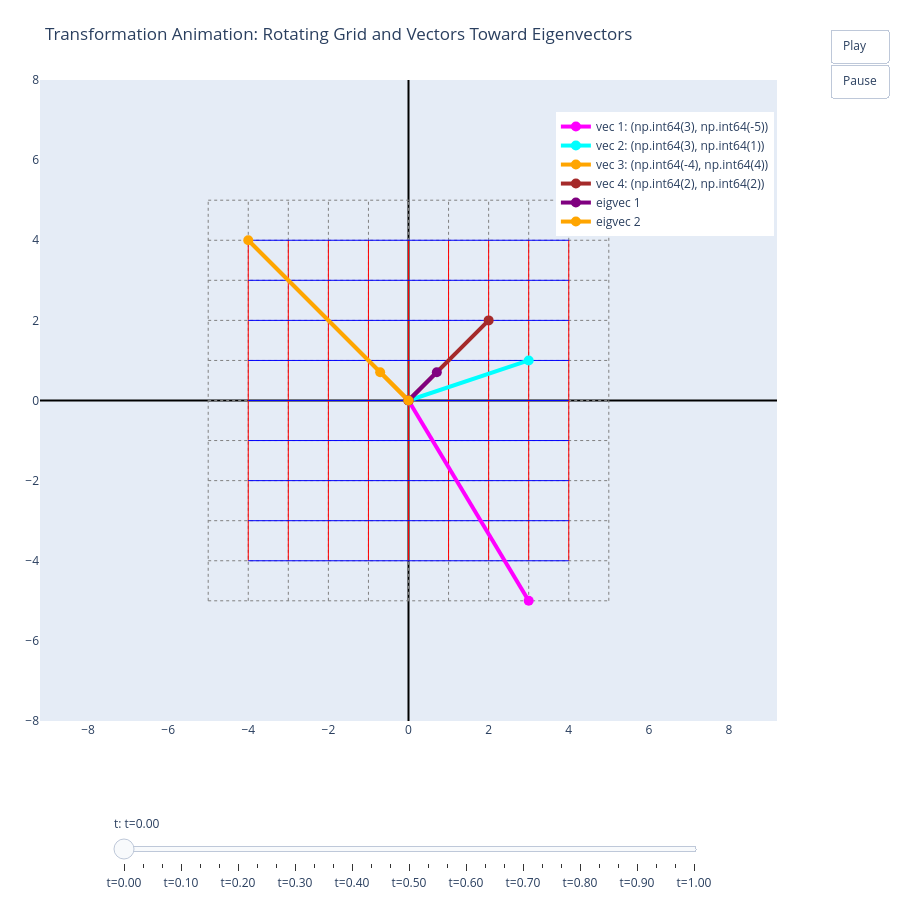

The code cell stored with this chart in its notebook:
### Markdown cell above
## Eigenvectors and Eigenvalues

### Code cell
# Define the transformation matrix A
A = np.array([[5/4, 3/4],
            [3/4, 5/4]])

# Vectors to show
v3 = np.array([3, -5])
v4 = np.array([3, 1])
v5 = np.array([-4, 4])
v6 = np.array([2, 2])

fig = show_eigen_directions(A, [v3, v4, v5, v6])

fig.show()

### Figure 1 — Plotly figure (JSON) as saved in the notebook; plotly's stock layout.template omitted (floating-point values rounded to 4 significant figures)
{"data": [{"hoverinfo": "skip", "line": {"color": "gray", "dash": "dot", "width": 1}, "mode": "lines", "showlegend": false, "type": "scatter", "x": [-5, -5], "y": [-5, 5]}, {"hoverinfo": "skip", "line": {"color": "gray", "dash": "dot", "width": 1}, "mode": "lines", "showlegend": false, "type": "scatter", "x": [-4, -4], "y": [-5, 5]}, {"hoverinfo": "skip", "line": {"color": "gray", "dash": "dot", "width": 1}, "mode": "lines", "showlegend": false, "type": "scatter", "x": [-3, -3], "y": [-5, 5]}, {"hoverinfo": "skip", "line": {"color": "gray", "dash": "dot", "width": 1}, "mode": "lines", "showlegend": false, "type": "scatter", "x": [-2, -2], "y": [-5, 5]}, {"hoverinfo": "skip", "line": {"color": "gray", "dash": "dot", "width": 1}, "mode": "lines", "showlegend": false, "type": "scatter", "x": [-1, -1], "y": [-5, 5]}, {"hoverinfo": "skip", "line": {"color": "gray", "dash": "dot", "width": 1}, "mode": "lines", "showlegend": false, "type": "scatter", "x": [0, 0], "y": [-5, 5]}, {"hoverinfo": "skip", "line": {"color": "gray", "dash": "dot", "width": 1}, "mode": "lines", "showlegend": false, "type": "scatter", "x": [1, 1], "y": [-5, 5]}, {"hoverinfo": "skip", "line": {"color": "gray", "dash": "dot", "width": 1}, "mode": "lines", "showlegend": false, "type": "scatter", "x": [2, 2], "y": [-5, 5]}, {"hoverinfo": "skip", "line": {"color": "gray", "dash": "dot", "width": 1}, "mode": "lines", "showlegend": false, "type": "scatter", "x": [3, 3], "y": [-5, 5]}, {"hoverinfo": "skip", "line": {"color": "gray", "dash": "dot", "width": 1}, "mode": "lines", "showlegend": false, "type": "scatter", "x": [4, 4], "y": [-5, 5]}, {"hoverinfo": "skip", "line": {"color": "gray", "dash": "dot", "width": 1}, "mode": "lines", "showlegend": false, "type": "scatter", "x": [5, 5], "y": [-5, 5]}, {"hoverinfo": "skip", "line": {"color": "gray", "dash": "dot", "width": 1}, "mode": "lines", "showlegend": false, "type": "scatter", "x": [-5, 5], "y": [-5, -5]}, {"hoverinfo": "skip", "line": {"color": "gray", "dash": "dot", "width": 1}, "mode": "lines", "showlegend": false, "type": "scatter", "x": [-5, 5], "y": [-4, -4]}, {"hoverinfo": "skip", "line": {"color": "gray", "dash": "dot", "width": 1}, "mode": "lines", "showlegend": false, "type": "scatter", "x": [-5, 5], "y": [-3, -3]}, {"hoverinfo": "skip", "line": {"color": "gray", "dash": "dot", "width": 1}, "mode": "lines", "showlegend": false, "type": "scatter", "x": [-5, 5], "y": [-2, -2]}, {"hoverinfo": "skip", "line": {"color": "gray", "dash": "dot", "width": 1}, "mode": "lines", "showlegend": false, "type": "scatter", "x": [-5, 5], "y": [-1, -1]}, {"hoverinfo": "skip", "line": {"color": "gray", "dash": "dot", "width": 1}, "mode": "lines", "showlegend": false, "type": "scatter", "x": [-5, 5], "y": [0, 0]}, {"hoverinfo": "skip", "line": {"color": "gray", "dash": "dot", "width": 1}, "mode": "lines", "showlegend": false, "type": "scatter", "x": [-5, 5], "y": [1, 1]}, {"hoverinfo": "skip", "line": {"color": "gray", "dash": "dot", "width": 1}, "mode": "lines", "showlegend": false, "type": "scatter", "x": [-5, 5], "y": [2, 2]}, {"hoverinfo": "skip", "line": {"color": "gray", "dash": "dot", "width": 1}, "mode": "lines", "showlegend": false, "type": "scatter", "x": [-5, 5], "y": [3, 3]}, {"hoverinfo": "skip", "line": {"color": "gray", "dash": "dot", "width": 1}, "mode": "lines", "showlegend": false, "type": "scatter", "x": [-5, 5], "y": [4, 4]}, {"hoverinfo": "skip", "line": {"color": "gray", "dash": "dot", "width": 1}, "mode": "lines", "showlegend": false, "type": "scatter", "x": [-5, 5], "y": [5, 5]}, {"hoverinfo": "skip", "line": {"color": "red", "width": 1}, "mode": "lines", "showlegend": false, "type": "scatter", "x": [-4, -4], "y": [-4, 4]}, {"hoverinfo": "skip", "line": {"color": "red", "width": 1}, "mode": "lines", "showlegend": false, "type": "scatter", "x": [-3, -3], "y": [-4, 4]}, {"hoverinfo": "skip", "line": {"color": "red", "width": 1}, "mode": "lines", "showlegend": false, "type": "scatter", "x": [-2, -2], "y": [-4, 4]}, {"hoverinfo": "skip", "line": {"color": "red", "width": 1}, "mode": "lines", "showlegend": false, "type": "scatter", "x": [-1, -1], "y": [-4, 4]}, {"hoverinfo": "skip", "line": {"color": "red", "width": 1}, "mode": "lines", "showlegend": false, "type": "scatter", "x": [0, 0], "y": [-4, 4]}, {"hoverinfo": "skip", "line": {"color": "red", "width": 1}, "mode": "lines", "showlegend": false, "type": "scatter", "x": [1, 1], "y": [-4, 4]}, {"hoverinfo": "skip", "line": {"color": "red", "width": 1}, "mode": "lines", "showlegend": false, "type": "scatter", "x": [2, 2], "y": [-4, 4]}, {"hoverinfo": "skip", "line": {"color": "red", "width": 1}, "mode": "lines", "showlegend": false, "type": "scatter", "x": [3, 3], "y": [-4, 4]}, {"hoverinfo": "skip", "line": {"color": "red", "width": 1}, "mode": "lines", "showlegend": false, "type": "scatter", "x": [4, 4], "y": [-4, 4]}, {"hoverinfo": "skip", "line": {"color": "blue", "width": 1}, "mode": "lines", "showlegend": false, "type": "scatter", "x": [-4, 4], "y": [-4, -4]}, {"hoverinfo": "skip", "line": {"color": "blue", "width": 1}, "mode": "lines", "showlegend": false, "type": "scatter", "x": [-4, 4], "y": [-3, -3]}, {"hoverinfo": "skip", "line": {"color": "blue", "width": 1}, "mode": "lines", "showlegend": false, "type": "scatter", "x": [-4, 4], "y": [-2, -2]}, {"hoverinfo": "skip", "line": {"color": "blue", "width": 1}, "mode": "lines", "showlegend": false, "type": "scatter", "x": [-4, 4], "y": [-1, -1]}, {"hoverinfo": "skip", "line": {"color": "blue", "width": 1}, "mode": "lines", "showlegend": false, "type": "scatter", "x": [-4, 4], "y": [0, 0]}, {"hoverinfo": "skip", "line": {"color": "blue", "width": 1}, "mode": "lines", "showlegend": false, "type": "scatter", "x": [-4, 4], "y": [1, 1]}, {"hoverinfo": "skip", "line": {"color": "blue", "width": 1}, "mode": "lines", "showlegend": false, "type": "scatter", "x": [-4, 4], "y": [2, 2]}, {"hoverinfo": "skip", "line": {"color": "blue", "width": 1}, "mode": "lines", "showlegend": false, "type": "scatter", "x": [-4, 4], "y": [3, 3]}, {"hoverinfo": "skip", "line": {"color": "blue", "width": 1}, "mode": "lines", "showlegend": false, "type": "scatter", "x": [-4, 4], "y": [4, 4]}, {"line": {"color": "magenta", "width": 4}, "marker": {"size": 10}, "mode": "lines+markers", "name": "vec 1: (np.int64(3), np.int64(-5))", "type": "scatter", "x": [0, 3], "y": [0, -5]}, {"line": {"color": "cyan", "width": 4}, "marker": {"size": 10}, "mode": "lines+markers", "name": "vec 2: (np.int64(3), np.int64(1))", "type": "scatter", "x": [0, 3], "y": [0, 1]}, {"line": {"color": "orange", "width": 4}, "marker": {"size": 10}, "mode": "lines+markers", "name": "vec 3: (np.int64(-4), np.int64(4))", "type": "scatter", "x": [0, -4], "y": [0, 4]}, {"line": {"color": "brown", "width": 4}, "marker": {"size": 10}, "mode": "lines+markers", "name": "vec 4: (np.int64(2), np.int64(2))", "type": "scatter", "x": [0, 2], "y": [0, 2]}, {"line": {"color": "purple", "width": 4}, "marker": {"size": 10}, "mode": "lines+markers", "name": "eigvec 1", "type": "scatter", "x": [0, 0.7071], "y": [0, 0.7071]}, {"line": {"color": "orange", "width": 4}, "marker": {"size": 10}, "mode": "lines+markers", "name": "eigvec 2", "type": "scatter", "x": [0, -0.7071], "y": [0, 0.7071]}], "layout": {"height": 900, "legend": {"x": 0.7, "y": 0.95}, "margin": {"b": 40, "l": 40, "r": 40, "t": 80}, "sliders": [{"active": 0, "currentvalue": {"prefix": "t: "}, "len": 0.8, "pad": {"b": 0, "t": 40}, "steps": [{"args": [["frame_0"], {"frame": {"duration": 0, "redraw": true}, "mode": "immediate", "transition": {"duration": 0}}], "label": "t=0.00", "method": "animate"}, {"args": [["frame_1"], {"frame": {"duration": 0, "redraw": true}, "mode": "immediate", "transition": {"duration": 0}}], "label": "t=0.03", "method": "animate"}, {"args": [["frame_2"], {"frame": {"duration": 0, "redraw": true}, "mode": "immediate", "transition": {"duration": 0}}], "label": "t=0.07", "method": "animate"}, {"args": [["frame_3"], {"frame": {"duration": 0, "redraw": true}, "mode": "immediate", "transition": {"duration": 0}}], "label": "t=0.10", "method": "animate"}, {"args": [["frame_4"], {"frame": {"duration": 0, "redraw": true}, "mode": "immediate", "transition": {"duration": 0}}], "label": "t=0.13", "method": "animate"}, {"args": [["frame_5"], {"frame": {"duration": 0, "redraw": true}, "mode": "immediate", "transition": {"duration": 0}}], "label": "t=0.17", "method": "animate"}, {"args": [["frame_6"], {"frame": {"duration": 0, "redraw": true}, "mode": "immediate", "transition": {"duration": 0}}], "label": "t=0.20", "method": "animate"}, {"args": [["frame_7"], {"frame": {"duration": 0, "redraw": true}, "mode": "immediate", "transition": {"duration": 0}}], "label": "t=0.23", "method": "animate"}, {"args": [["frame_8"], {"frame": {"duration": 0, "redraw": true}, "mode": "immediate", "transition": {"duration": 0}}], "label": "t=0.27", "method": "animate"}, {"args": [["frame_9"], {"frame": {"duration": 0, "redraw": true}, "mode": "immediate", "transition": {"duration": 0}}], "label": "t=0.30", "method": "animate"}, {"args": [["frame_10"], {"frame": {"duration": 0, "redraw": true}, "mode": "immediate", "transition": {"duration": 0}}], "label": "t=0.33", "method": "animate"}, {"args": [["frame_11"], {"frame": {"duration": 0, "redraw": true}, "mode": "immediate", "transition": {"duration": 0}}], "label": "t=0.37", "method": "animate"}, {"args": [["frame_12"], {"frame": {"duration": 0, "redraw": true}, "mode": "immediate", "transition": {"duration": 0}}], "label": "t=0.40", "method": "animate"}, {"args": [["frame_13"], {"frame": {"duration": 0, "redraw": true}, "mode": "immediate", "transition": {"duration": 0}}], "label": "t=0.43", "method": "animate"}, {"args": [["frame_14"], {"frame": {"duration": 0, "redraw": true}, "mode": "immediate", "transition": {"duration": 0}}], "label": "t=0.47", "method": "animate"}, {"args": [["frame_15"], {"frame": {"duration": 0, "redraw": true}, "mode": "immediate", "transition": {"duration": 0}}], "label": "t=0.50", "method": "animate"}, {"args": [["frame_16"], {"frame": {"duration": 0, "redraw": true}, "mode": "immediate", "transition": {"duration": 0}}], "label": "t=0.53", "method": "animate"}, {"args": [["frame_17"], {"frame": {"duration": 0, "redraw": true}, "mode": "immediate", "transition": {"duration": 0}}], "label": "t=0.57", "method": "animate"}, {"args": [["frame_18"], {"frame": {"duration": 0, "redraw": true}, "mode": "immediate", "transition": {"duration": 0}}], "label": "t=0.60", "method": "animate"}, {"args": [["frame_19"], {"frame": {"duration": 0, "redraw": true}, "mode": "immediate", "transition": {"duration": 0}}], "label": "t=0.63", "method": "animate"}, {"args": [["frame_20"], {"frame": {"duration": 0, "redraw": true}, "mode": "immediate", "transition": {"duration": 0}}], "label": "t=0.67", "method": "animate"}, {"args": [["frame_21"], {"frame": {"duration": 0, "redraw": true}, "mode": "immediate", "transition": {"duration": 0}}], "label": "t=0.70", "method": "animate"}, {"args": [["frame_22"], {"frame": {"duration": 0, "redraw": true}, "mode": "immediate", "transition": {"duration": 0}}], "label": "t=0.73", "method": "animate"}, {"args": [["frame_23"], {"frame": {"duration": 0, "redraw": true}, "mode": "immediate", "transition": {"duration": 0}}], "label": "t=0.77", "method": "animate"}, {"args": [["frame_24"], {"frame": {"duration": 0, "redraw": true}, "mode": "immediate", "transition": {"duration": 0}}], "label": "t=0.80", "method": "animate"}, {"args": [["frame_25"], {"frame": {"duration": 0, "redraw": true}, "mode": "immediate", "transition": {"duration": 0}}], "label": "t=0.83", "method": "animate"}, {"args": [["frame_26"], {"frame": {"duration": 0, "redraw": true}, "mode": "immediate", "transition": {"duration": 0}}], "label": "t=0.87", "method": "animate"}, {"args": [["frame_27"], {"frame": {"duration": 0, "redraw": true}, "mode": "immediate", "transition": {"duration": 0}}], "label": "t=0.90", "method": "animate"}, {"args": [["frame_28"], {"frame": {"duration": 0, "redraw": true}, "mode": "immediate", "transition": {"duration": 0}}], "label": "t=0.93", "method": "animate"}, {"args": [["frame_29"], {"frame": {"duration": 0, "redraw": true}, "mode": "immediate", "transition": {"duration": 0}}], "label": "t=0.97", "method": "animate"}, {"args": [["frame_30"], {"frame": {"duration": 0, "redraw": true}, "mode": "immediate", "transition": {"duration": 0}}], "label": "t=1.00", "method": "animate"}], "x": 0.1, "xanchor": "left", "y": -0.08, "yanchor": "top"}], "title": {"text": "Transformation Animation: Rotating Grid and Vectors Toward Eigenvectors"}, "updatemenus": [{"buttons": [{"args": [["frame_0", "frame_1", "frame_2", "frame_3", "frame_4", "frame_5", "frame_6", "frame_7", "frame_8", "frame_9", "frame_10", "frame_11", "frame_12", "frame_13", "frame_14", "frame_15", "frame_16", "frame_17", "frame_18", "frame_19", "frame_20", "frame_21", "frame_22", "frame_23", "frame_24", "frame_25", "frame_26", "frame_27", "frame_28", "frame_29", "frame_30"], {"frame": {"duration": 200, "redraw": true}, "fromcurrent": true, "transition": {"duration": 0}}], "label": "Play", "method": "animate"}, {"args": [[null], {"frame": {"duration": 0, "redraw": false}, "mode": "immediate", "transition": {"duration": 0}}], "label": "Pause", "method": "animate"}], "showactive": false, "type": "buttons", "x": 1.15, "xanchor": "right", "y": 1.08, "yanchor": "top"}], "width": 900, "xaxis": {"range": [-8, 8], "showgrid": false, "zeroline": true, "zerolinecolor": "black"}, "yaxis": {"range": [-8, 8], "scaleanchor": "x", "scaleratio": 1, "showgrid": false, "zeroline": true, "zerolinecolor": "black"}}}
